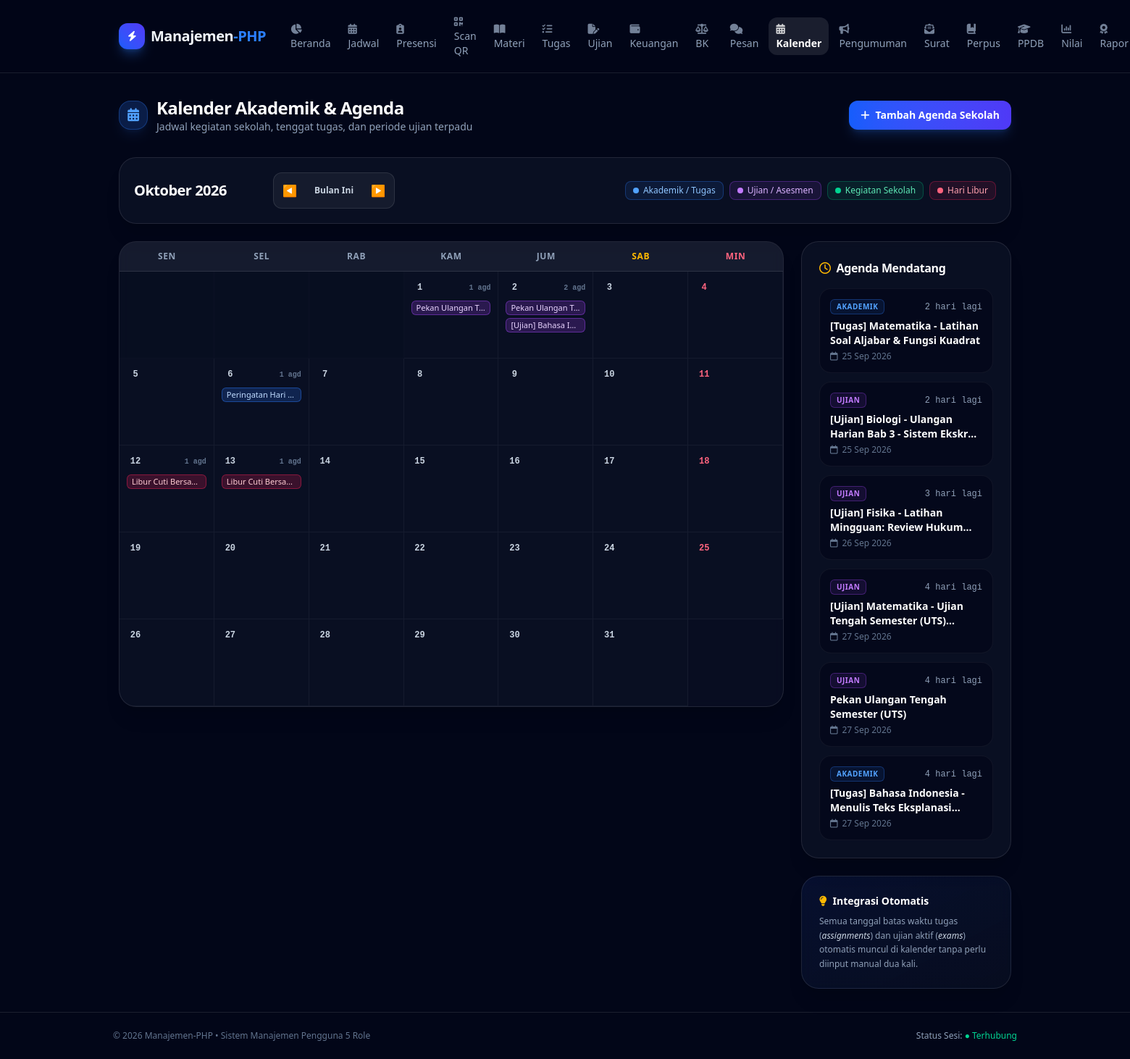
Screenshot of /dashboard/akademik/calendar.php?month=10&year=2026 (signed in) with the database file from the repository.
### tables this page shows
CREATE TABLE IF NOT EXISTS `calendar_events` (
    `id` INT AUTO_INCREMENT PRIMARY KEY,
    `title` VARCHAR(200) NOT NULL,
    `description` TEXT DEFAULT NULL,
    `event_date` DATE NOT NULL,
    `end_date` DATE DEFAULT NULL,
    `category` ENUM('akademik', 'libur', 'kegiatan', 'ujian') NOT NULL DEFAULT 'kegiatan',
    `color` VARCHAR(20) DEFAULT 'blue',
    `created_by` INT NOT NULL,
    `created_at` TIMESTAMP DEFAULT CURRENT_TIMESTAMP,
    CONSTRAINT `fk_calendar_author` FOREIGN KEY (`created_by`) REFERENCES `users` (`id`) ON DELETE CASCADE
);

### dashboard/akademik/calendar.php (the view, shortened to what this page needs)
<?php
require_once __DIR__ . "/../../config/database.php";
$user_role = $_SESSION['user_role'] ?? 'siswa';
$can_manage = in_array($user_role, ['guru', 'staf', 'administrator'], true);
$req_month = isset($_GET['month']) ? (int)$_GET['month'] : (int)date('n');
$req_year  = isset($_GET['year']) ? (int)$_GET['year'] : (int)date('Y');
$month_name_id = [
    1 => 'Januari', 2 => 'Februari', 3 => 'Maret', 4 => 'April',
    5 => 'Mei', 6 => 'Juni', 7 => 'Juli', 8 => 'Agustus',
    9 => 'September', 10 => 'Oktober', 11 => 'November', 12 => 'Desember'
];
$month_title = $month_name_id[$req_month] . " " . $req_year;
$prev_month = $req_month - 1;
$prev_year  = $req_year;
$next_month = $req_month + 1;
$next_year  = $req_year;
$first_day_timestamp = mktime(0, 0, 0, $req_month, 1, $req_year);
$total_days_in_month = (int)date('t', $first_day_timestamp);
$first_day_of_week   = (int)date('N', $first_day_timestamp);
$start_month_date = sprintf('%04d-%02d-01', $req_year, $req_month);
$end_month_date   = sprintf('%04d-%02d-%02d', $req_year, $req_month, $total_days_in_month);
$calendar_data = [];
$stmt_ev = $pdo->prepare("
    SELECT e.*, u.name as author_name
    FROM calendar_events e
    JOIN users u ON e.created_by = u.id
    WHERE (e.event_date <= ? AND (e.end_date >= ? OR e.end_date IS NULL))
       OR (e.event_date BETWEEN ? AND ?)
    ORDER BY e.event_date ASC
");
$stmt_ev->execute([$end_month_date, $start_month_date, $start_month_date, $end_month_date]);
$events = $stmt_ev->fetchAll();
foreach ($events as $ev) {
    $ev_start = $ev['event_date'];
    $ev_end   = $ev['end_date'] ?: $ev['event_date'];
    $curr = max($ev_start, $start_month_date);
    $limit = min($ev_end, $end_month_date);
    while ($curr <= $limit) {
        $calendar_data[$curr][] = [
            'id'          => $ev['id'],
            'type'        => 'event',
            'title'       => $ev['title'],
            'description' => $ev['description'],
            'category'    => $ev['category'],
            'color'       => $ev['color'],
            'author_name' => $ev['author_name'],
            'created_by'  => $ev['created_by'],
            'is_multi'    => ($ev['end_date'] && $ev['end_date'] !== $ev['event_date']),
        ];
        $curr = date('Y-m-d', strtotime($curr . ' +1 day'));
    }
}
$stmt_ex = $pdo->prepare("
    SELECT id, title, subject, category, due_date, start_time
    FROM exams
    WHERE (DATE(due_date) BETWEEN ? AND ?)
       OR (start_time IS NOT NULL AND DATE(start_time) BETWEEN ? AND ?)
");
$stmt_ex->execute([$start_month_date, $end_month_date, $start_month_date, $end_month_date]);
while ($ex = $stmt_ex->fetch()) {
    $ex_date = date('Y-m-d', strtotime($ex['due_date']));
    $calendar_data[$ex_date][] = [
        'id'          => $ex['id'],
        'type'        => 'exam',
        'title'       => "[Ujian] " . $ex['subject'] . " - " . $ex['title'],
        'description' => "Batas pengerjaan asesmen: " . date('H:i', strtotime($ex['due_date'])) . " WIB",
        'category'    => 'ujian',
        'color'       => 'purple',
        'url'         => '../Modul-ujian/exams.php',
    ];
}
$stmt_upcoming = $pdo->query("
    SELECT * FROM (
        SELECT id, title, event_date as date, category, 'event' as src FROM calendar_events WHERE event_date >= CURRENT_DATE()
        UNION ALL
        SELECT id, CONCAT('[Ujian] ', subject, ' - ', title) as title, DATE(due_date) as date, 'ujian' as category, 'exam' as src FROM exams WHERE due_date >= CURRENT_TIMESTAMP
        UNION ALL
        SELECT id, CONCAT('[Tugas] ', subject, ' - ', title) as title, due_date as date, 'akademik' as category, 'assignment' as src FROM assignments WHERE due_date >= CURRENT_DATE()
    ) as combined
    ORDER BY date ASC
    LIMIT 6
");
$upcoming_agenda = $stmt_upcoming->fetchAll();
require_once __DIR__ . "/../includes/header.php";
?>
<div class="mb-8 flex flex-col sm:flex-row sm:items-center sm:justify-between gap-4">
    <div>
        <div class="flex items-center gap-3">
            <span class="flex h-10 w-10 items-center justify-center rounded-2xl bg-blue-500/20 text-blue-400 text-lg border border-blue-500/30 shadow-lg shadow-blue-500/10">
                <i class="fa-solid fa-calendar-days"></i>
            </span>
            <div>
                <h1 class="text-2xl font-bold text-white tracking-tight">Kalender Akademik & Agenda</h1>
                <p class="text-sm text-slate-400">Jadwal kegiatan sekolah, tenggat tugas, dan periode ujian terpadu</p>
            </div>
        </div>
    </div>
    <?php if ($can_manage): ?>
        <button onclick="document.getElementById('modalAddEvent').classList.remove('hidden')"
                class="inline-flex items-center gap-2 rounded-xl bg-gradient-to-r from-blue-600 to-indigo-600 px-4 py-2.5 text-sm font-semibold text-white shadow-lg shadow-blue-500/20 transition hover:from-blue-500 hover:to-indigo-500 cursor-pointer">
            <i class="fa-solid fa-plus"></i>
            <span>Tambah Agenda Sekolah</span>
        </button>
    <?php endif; ?>
</div>
<div class="rounded-3xl border border-white/10 bg-slate-900/60 p-5 backdrop-blur shadow-xl mb-6">
    <div class="flex flex-col lg:flex-row lg:items-center justify-between gap-4">
        <div class="flex items-center gap-3">
            <h2 class="text-xl font-bold text-white tracking-tight min-w-[180px]">
                <?= $month_title ?>
            </h2>
            <div class="flex items-center gap-1 bg-white/5 border border-white/10 p-1 rounded-xl">
                <a href="calendar.php?month=<?= $prev_month ?>&year=<?= $prev_year ?>"
                   title="Bulan Sebelumnya"
                   class="p-2 rounded-lg text-slate-400 hover:text-white hover:bg-white/10 transition">
                    ◀
                </a>
                <a href="calendar.php"
                   title="Bulan Ini"
                   class="px-3 py-1.5 rounded-lg text-xs font-semibold text-slate-300 hover:text-white hover:bg-white/10 transition">
                    Bulan Ini
                </a>
                <a href="calendar.php?month=<?= $next_month ?>&year=<?= $next_year ?>"
                   title="Bulan Berikutnya"
                   class="p-2 rounded-lg text-slate-400 hover:text-white hover:bg-white/10 transition">
                    ▶
                </a>
            </div>
        </div>
        <div class="flex flex-wrap items-center gap-2 text-xs">
            <span class="inline-flex items-center gap-1.5 px-2.5 py-1 rounded-lg border border-blue-500/30 bg-blue-500/10 text-blue-300 font-medium">
                <span class="h-2 w-2 rounded-full bg-blue-400"></span> Akademik / Tugas
            </span>
            <span class="inline-flex items-center gap-1.5 px-2.5 py-1 rounded-lg border border-purple-500/30 bg-purple-500/10 text-purple-300 font-medium">
                <span class="h-2 w-2 rounded-full bg-purple-400"></span> Ujian / Asesmen
            </span>
            <span class="inline-flex items-center gap-1.5 px-2.5 py-1 rounded-lg border border-emerald-500/30 bg-emerald-500/10 text-emerald-300 font-medium">
                <span class="h-2 w-2 rounded-full bg-emerald-400"></span> Kegiatan Sekolah
            </span>
            <span class="inline-flex items-center gap-1.5 px-2.5 py-1 rounded-lg border border-rose-500/30 bg-rose-500/10 text-rose-300 font-medium">
                <span class="h-2 w-2 rounded-full bg-rose-400"></span> Hari Libur
            </span>
        </div>
    </div>
</div>
<div class="grid grid-cols-1 xl:grid-cols-4 gap-6">
    <div class="xl:col-span-3">
        <div class="overflow-hidden rounded-3xl border border-white/10 bg-slate-900/60 shadow-xl backdrop-blur">
            <div class="grid grid-cols-7 border-b border-white/10 bg-white/5 text-center text-xs font-bold uppercase tracking-wider text-slate-400">
                <div class="py-3">Sen</div>
                <div class="py-3">Sel</div>
                <div class="py-3">Rab</div>
                <div class="py-3">Kam</div>
                <div class="py-3">Jum</div>
                <div class="py-3 text-amber-400">Sab</div>
                <div class="py-3 text-rose-400">Min</div>
            </div>
            <div class="grid grid-cols-7 divide-x divide-y divide-white/5">
                <?php
                for ($blank = 1; $blank < $first_day_of_week; $blank++) {
                    echo '<div class="min-h-[105px] sm:min-h-[120px] bg-slate-950/40 p-2 opacity-30"></div>';
                }
                $today_str = date('Y-m-d');
                for ($day = 1; $day <= $total_days_in_month; $day++) {
                    $curr_date_str = sprintf('%04d-%02d-%02d', $req_year, $req_month, $day);
                    $is_today = ($curr_date_str === $today_str);
                    $day_events = $calendar_data[$curr_date_str] ?? [];
                    $is_sunday = (date('N', strtotime($curr_date_str)) == 7);
                ?>
                    <div class="group relative min-h-[105px] sm:min-h-[120px] p-2 sm:p-2.5 transition hover:bg-white/[0.02] <?= $is_today ? 'bg-blue-600/10' : '' ?>">
                        <div class="flex items-center justify-between mb-1.5">
                            <span class="inline-flex h-6 w-6 items-center justify-center rounded-lg text-xs font-bold font-mono <?= $is_today ? 'bg-blue-600 text-white shadow-md shadow-blue-500/50' : ($is_sunday ? 'text-rose-400' : 'text-slate-300') ?>">
                                <?= $day ?>
                            </span>
                            <?php if (!empty($day_events)): ?>
                                <span class="text-[10px] font-bold text-slate-500 font-mono">
                                    <?= count($day_events) ?> agd
                                </span>
                            <?php endif; ?>
                        </div>
                        <div class="space-y-1">
                            <?php
                            foreach ($day_events as $idx => $ev_item):
                                $badge_class = 'border-slate-500/30 bg-slate-500/20 text-slate-300';
                                if ($ev_item['category'] === 'libur') $badge_class = 'border-rose-500/40 bg-rose-500/20 text-rose-200';
                                elseif ($ev_item['category'] === 'ujian') $badge_class = 'border-purple-500/40 bg-purple-500/20 text-purple-200';
                                elseif ($ev_item['category'] === 'akademik') $badge_class = 'border-blue-500/40 bg-blue-500/20 text-blue-200';
                                elseif ($ev_item['category'] === 'kegiatan') $badge_class = 'border-emerald-500/40 bg-emerald-500/20 text-emerald-200';
                            ?>
                                <div class="cursor-pointer truncate rounded-md border px-1.5 py-0.5 text-[11px] font-medium leading-tight transition hover:opacity-80 <?= $badge_class ?>"
                                     onclick="showEventDetail(<?= htmlspecialchars(json_encode($ev_item)) ?>, '<?= $curr_date_str ?>')"
                                     title="<?= htmlspecialchars($ev_item['title']) ?>">
                                    <?= htmlspecialchars($ev_item['title']) ?>
                                </div>
                            <?php endforeach; ?>
                        </div>
                    </div>
                <?php
                }
                $last_day_of_week = (int)date('N', mktime(0, 0, 0, $req_month, $total_days_in_month, $req_year));
                for ($blank_end = $last_day_of_week + 1; $blank_end <= 7; $blank_end++) {
                    echo '<div class="min-h-[105px] sm:min-h-[120px] bg-slate-950/40 p-2 opacity-30"></div>';
                }
                ?>
            </div>
        </div>
    </div>
    <div class="space-y-6">
        <div class="rounded-3xl border border-white/10 bg-slate-900/60 p-6 shadow-xl backdrop-blur">
            <h3 class="text-base font-bold text-white tracking-tight mb-4 flex items-center gap-2">
                <i class="fa-regular fa-clock text-amber-400"></i>
                <span>Agenda Mendatang</span>
            </h3>
            <div class="space-y-3">
                <?php if (empty($upcoming_agenda)): ?>
                    <p class="text-xs text-slate-400 py-4 text-center">Tidak ada agenda terdekat dalam waktu dekat.</p>
                <?php else: ?>
                    <?php foreach ($upcoming_agenda as $up):
                        $days_diff = (int) round((strtotime($up['date']) - strtotime(date('Y-m-d'))) / 86400);
                        $badge_class = 'text-blue-400 border-blue-500/30 bg-blue-500/10';
                        if ($up['category'] === 'libur') $badge_class = 'text-rose-400 border-rose-500/30 bg-rose-500/10';
                        elseif ($up['category'] === 'ujian') $badge_class = 'text-purple-400 border-purple-500/30 bg-purple-500/10';
                        elseif ($up['category'] === 'kegiatan') $badge_class = 'text-emerald-400 border-emerald-500/30 bg-emerald-500/10';
                    ?>
                        <div class="rounded-2xl border border-white/5 bg-slate-950/60 p-3.5 transition hover:border-white/10">
                            <div class="flex items-center justify-between gap-2 mb-1.5">
                                <span class="text-[10px] font-bold uppercase tracking-wider px-2 py-0.5 rounded-md border <?= $badge_class ?>">
                                    <?= htmlspecialchars($up['category']) ?>
                                </span>
                                <span class="text-xs text-slate-400 font-mono">
                                    <?= $days_diff === 0 ? 'Hari ini' : ($days_diff === 1 ? 'Besok' : "$days_diff hari lagi") ?>
                                </span>
                            </div>
                            <p class="font-semibold text-sm text-white line-clamp-2"><?= htmlspecialchars($up['title']) ?></p>
                            <p class="text-xs text-slate-500 mt-1 flex items-center gap-1.5">
                                <i class="fa-regular fa-calendar"></i> <?= date('d M Y', strtotime($up['date'])) ?>
                            </p>
                        </div>
                    <?php endforeach; ?>
                <?php endif; ?>
            </div>
        </div>
        <div class="rounded-3xl border border-white/10 bg-gradient-to-br from-blue-900/20 to-slate-900/40 p-6 shadow-xl backdrop-blur">
            <h4 class="text-sm font-bold text-white mb-2 flex items-center gap-2">
                <i class="fa-solid fa-lightbulb text-amber-400"></i>
                <span>Integrasi Otomatis</span>
            </h4>
            <p class="text-xs leading-relaxed text-slate-400">
                Semua tanggal batas waktu tugas (<em class="text-slate-300">assignments</em>) dan ujian aktif (<em class="text-slate-300">exams</em>) otomatis muncul di kalender tanpa perlu diinput manual dua kali.
            </p>
        </div>
    </div>
</div>
<?php require_once __DIR__ . "/../includes/footer.php"; ?>

### rows the page displays
calendar_events: title "Pekan Ulangan T…", title "[Ujian] Bahasa I…"
calendar_events: title "Peringatan Hari…"
calendar_events: title "Libur Cuti Bersa…"

### other values shown
$month_title "Oktober 2026"
count($day_events) "1"
count($day_events) "2"
$up['category'] "AKADEMIK"
$days_diff "2"
$up['title'] "[Tugas] Matematika - Latihan Soal Aljabar & Fungsi Kuadrat"
date('d M Y', strtotime($up['date'])) "25 Sep 2026"
$up['category'] "UJIAN"
$up['title'] "[Ujian] Biologi - Ulangan Harian Bab 3 - Sistem…"
$days_diff "3"
$up['title'] "[Ujian] Fisika - Latihan Mingguan: Review…"
date('d M Y', strtotime($up['date'])) "26 Sep 2026"
$days_diff "4"
$up['title'] "[Ujian] Matematika - Ujian Tengah Semester…"
date('d M Y', strtotime($up['date'])) "27 Sep 2026"
